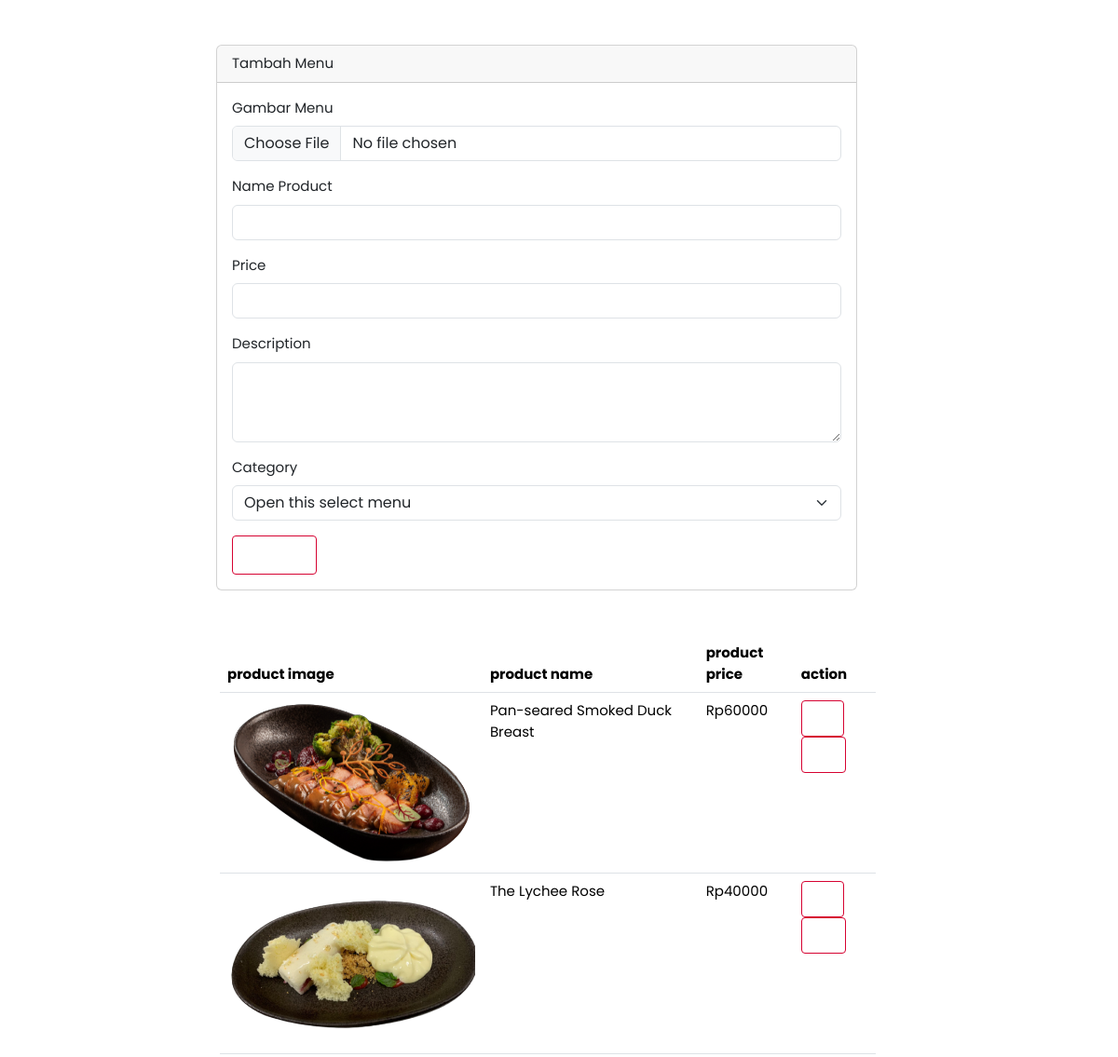
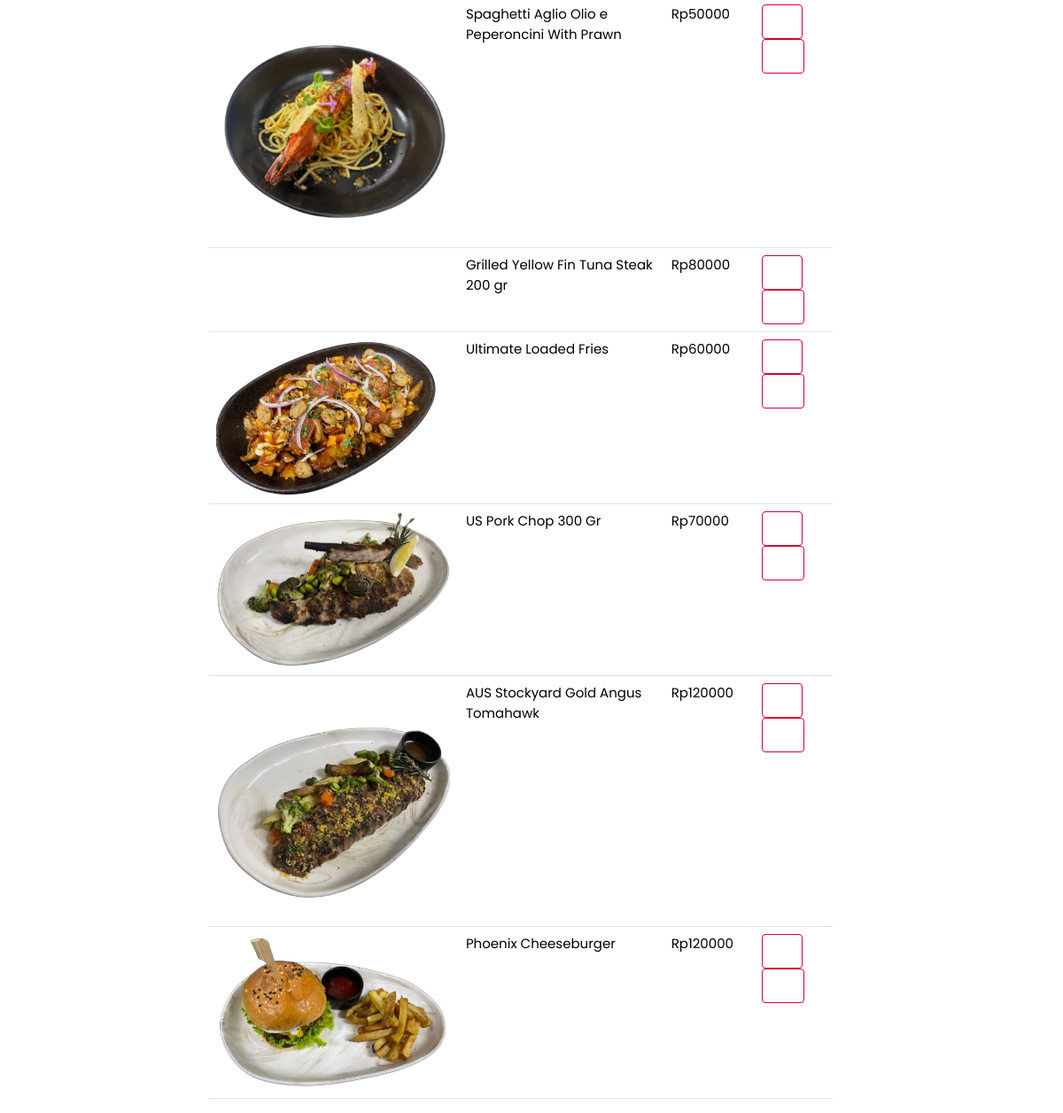
The app's page /admin.php with its own data (2 pictures, top to bottom).
### tables this page shows
CREATE TABLE `products` (
  `id` int(255) NOT NULL,
  `image` varchar(255) NOT NULL,
  `name` varchar(255) NOT NULL,
  `price` varchar(255) NOT NULL,
  `description` varchar(255) NOT NULL,
  `category` int(11) NOT NULL,
  `quantity` int(255) NOT NULL
);

### admin.php (the view, shortened to what this page needs)
<?php
@include 'config.php';
?>
<!DOCTYPE html>
<html lang="en">
<head>
   <link rel="stylesheet" href="https://cdnjs.cloudflare.com/ajax/libs/font-awesome/6.0.0/css/all.min.css">
   <link href="https://cdn.jsdelivr.net/npm/bootstrap@5.3.2/dist/css/bootstrap.min.css" rel="stylesheet">
   <link rel="stylesheet" href="css/style.css">
</head>
<body>
   <div class="container">
      <div class="container my-5 row">
         <div class="row justify-content-center">
            <div class="col-md-8">
               <div class="card">
                  <div class="card-header">
                     Tambah Menu
                  </div>
                  <div class="card-body">
                     <form action="" method="POST" enctype="multipart/form-data">
                        <div class="mb-3">
                           <label for="formFile" class="form-label">Gambar Menu</label>
                           <input class="form-control" type="file" name="image" id="formFile">
                        </div>
                        <div class="mb-3">
                           <label for="nama" class="form-label">Name Product</label>
                           <input type="text" required name="name" class="form-control" id="nama" aria-describedby="emailHelp">
                        </div>
                        <div class="mb-3">
                           <label for="price" class="form-label">Price</label>
                           <input type="number" required name="price" class="form-control" id="price">
                        </div>
                        <div class="mb-3">
                           <label for="price" class="form-label">Description</label>
                           <textarea name="description" required id="" class="form-control" cols="30" rows="3"></textarea>
                        </div>
                        <div class="mb-3">
                           <label for="price" class="form-label">Category</label>
                           <select required class="form-select" name="category" aria-label="Default select example">
                              <option selected>Open this select menu</option>
                           </select>
                        </div>
                        <input type="submit" value="Submit" class="btn btn-primary" name="add_product">
                     </form>
                  </div>
               </div>
            </div>
         </div>
      </div>
      <section class="display-product-table">
         <div class="container row justify-content-center">
            <div class="col-md-8">
               <table class="table">
                  <thead>
                     <th>product image</th>
                     <th>product name</th>
                     <th>product price</th>
                     <th>action</th>
                  </thead>
                  <tbody>
                     <?php
                     $select_products = mysqli_query($conn, "SELECT * FROM `products`");
                     if (mysqli_num_rows($select_products) > 0) {
                        while ($row = mysqli_fetch_assoc($select_products)) {
                     ?>
                           <tr>
                              <td><img src="img/<?php echo $row['image']; ?>" height="100" alt=""></td>
                              <td><?php echo $row['name']; ?></td>
                              <td>Rp<?php echo $row['price']; ?></td>
                              <td>
                                 <a href="admin.php?delete=<?php echo $row['id']; ?>" class="btn btn-danger btn-sm" onclick="return confirm('are your sure you want to delete this?');"> <i class="fas fa-trash"></i>  </a>
                                 <a href="admin.php?edit=<?php echo $row['id']; ?>" class="btn btn-primary btn-sm"> <i class="fas fa-edit"></i>  </a>
                              </td>
                           </tr>
                     <?php
                        };
                     } else {
                        echo "<div class='empty'>no product added</div>";
                     };
                     ?>
                  </tbody>
               </table>
            </div>
         </div>
      </section>
   </div>
</body>
</html>

### records on screen
products: image (picture), name "Pan-seared Smoked Duck Breast", price "60000"
products: image (picture), name "The Lychee Rose", price "40000"
products: image (picture), name "Spaghetti Aglio Olio e Peperoncini With Prawn", price "50000"
products: name "Grilled Yellow Fin Tuna Steak 200 gr", price "80000"
products: image (picture), name "Ultimate Loaded Fries", price "60000"
products: image (picture), name "US Pork Chop 300 Gr", price "70000"
products: image (picture), name "AUS Stockyard Gold Angus Tomahawk", price "120000"
products: image (picture), name "Phoenix Cheeseburger", price "120000"
